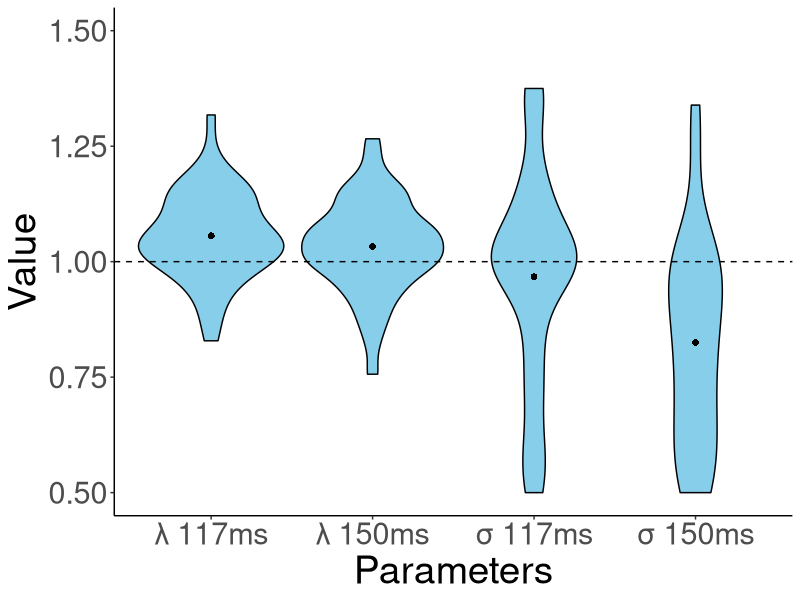
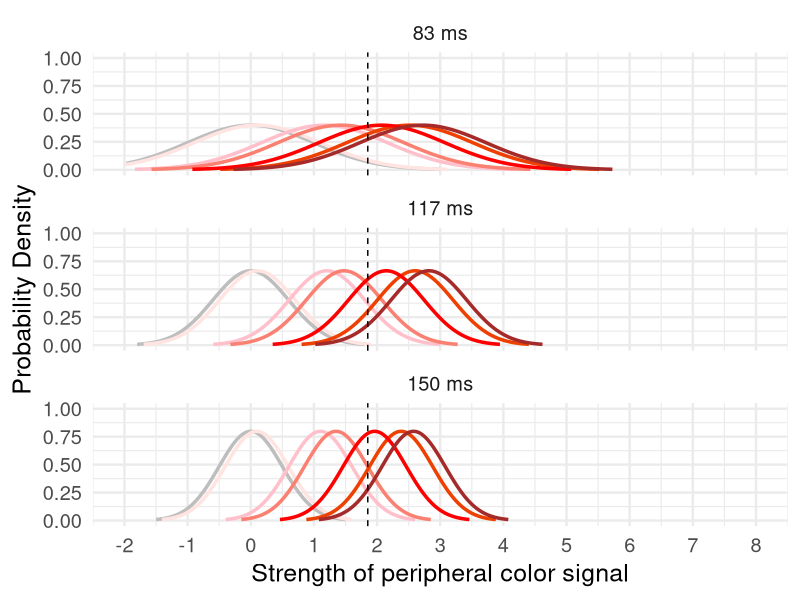
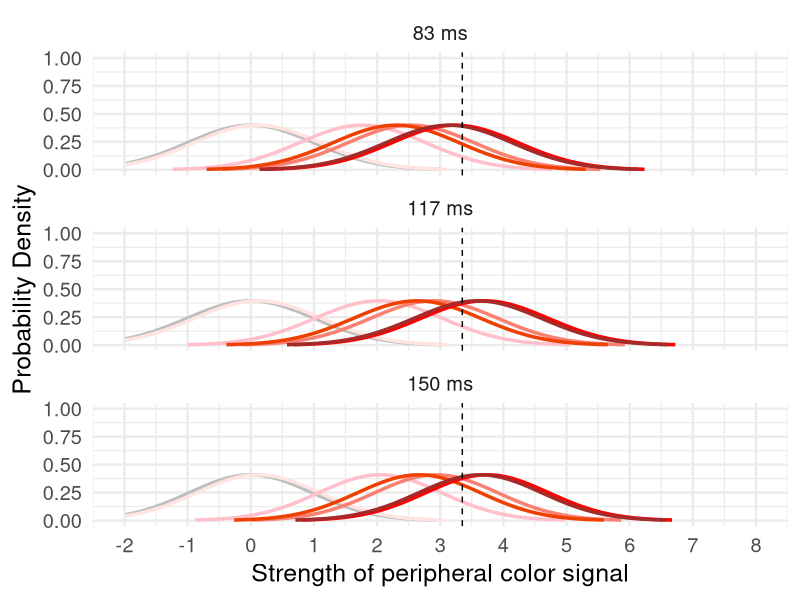
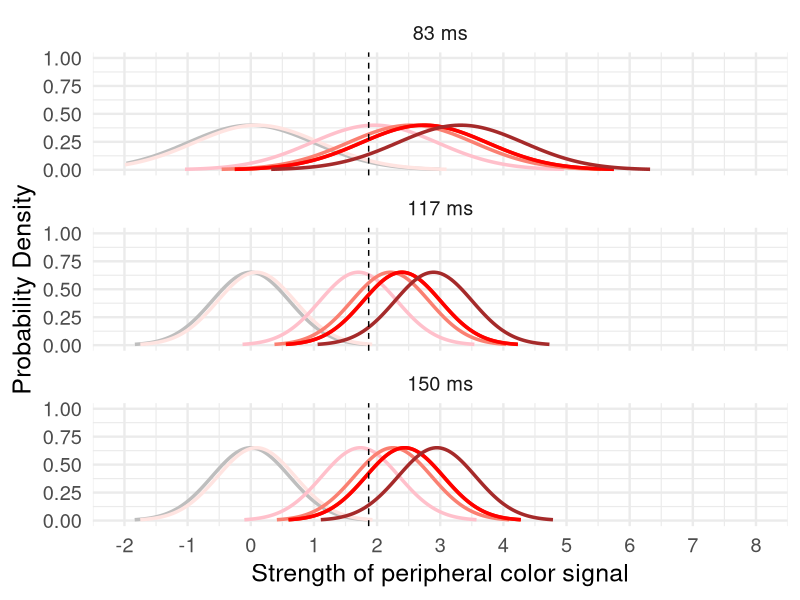
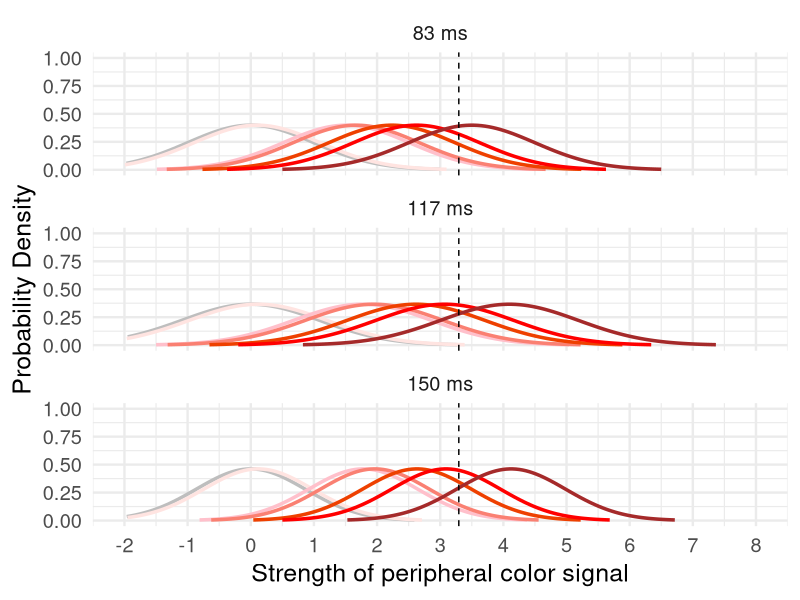
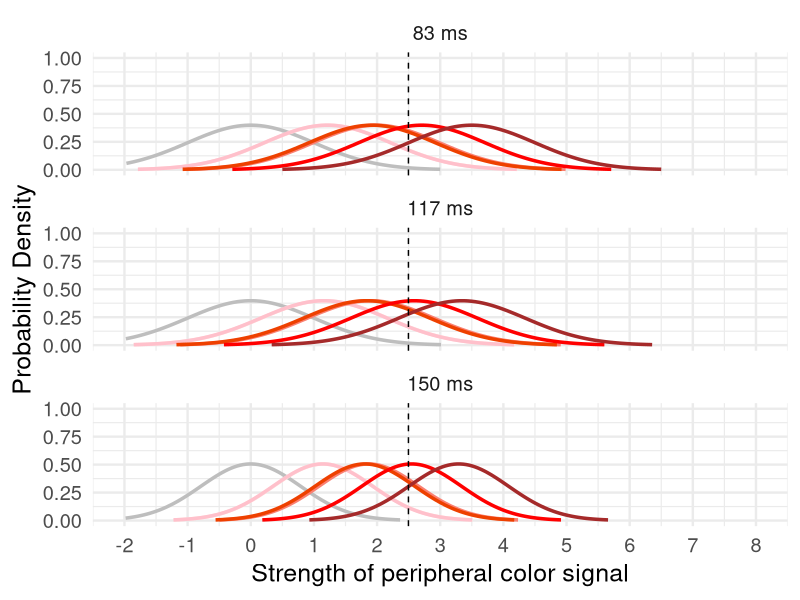
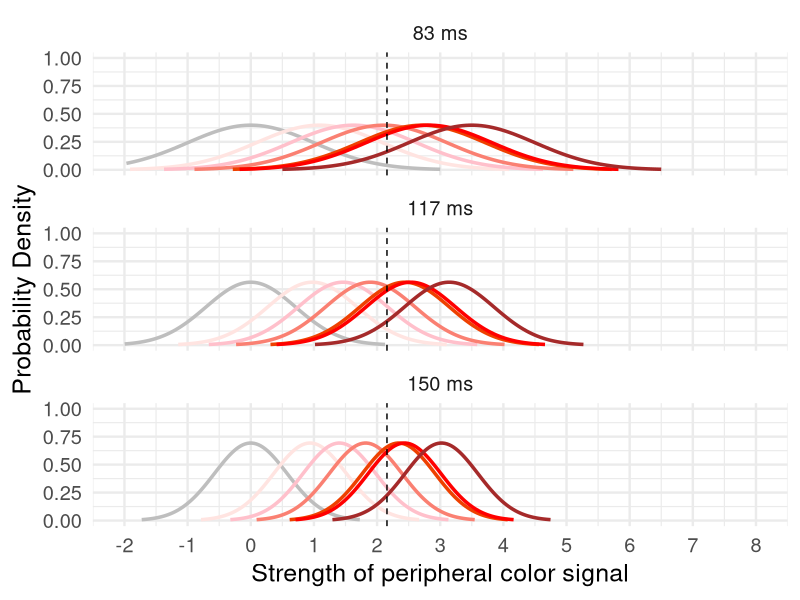
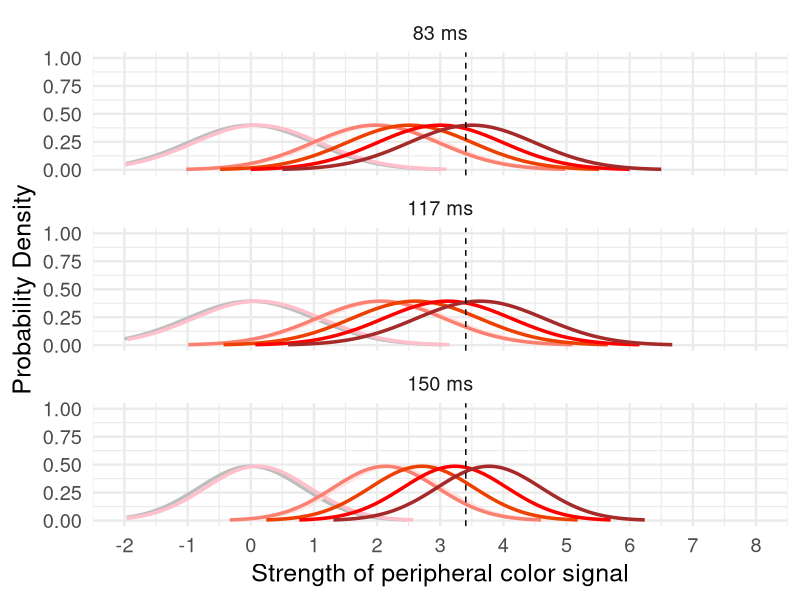

Generate these figures, in order, with R: (Note: a time limit stopped this script after it produced the figures.)
library(tidyverse)

dat <- read.table("subdata.csv", header=T,sep=",") 

result = dat %>%             
  filter(TorF1 == 0 | TorF1 == 1) %>% # dual-task trials
  select(subnum, exposure, maskwidth, colorcond, TorF1, colorres, TorF2, gray_gray, gray_mix, gray_color, mix_gray, mix_mix, mix_color, color_gray, color_mix, color_color) %>%    
  group_by(subnum, colorcond, exposure, maskwidth) %>%                
  summarize(gray_gray= sum(gray_gray), gray_mix= sum(gray_mix), gray_color= sum(gray_color), mix_gray= sum(mix_gray), mix_mix= sum(mix_mix), mix_color= sum(mix_color), color_gray= sum(color_gray), color_mix= sum(color_mix), color_color= sum(color_color)) #%>%       

#基準となるパラメータ
sigma83ms <- 1
mu83ms_gray <- 0

### Function for model fitting
fit_uvsdt_mle <- function(data, add_constant = TRUE) {
  
  # add_constant = TRUE adds a small value to the response frequency vectors.
  # correction against extreme estimates 
  if (add_constant) {
    data <- data+0.5
  }
  
  # initial guess for parameter values d-primeベースで出す
  mu83ms_9deg  <- qnorm(data[4,2]/(data[4,1]+data[4,2]))-qnorm(data[1,2]/(data[1,1]+data[1,2]))
  mu83ms_13deg <- qnorm(data[5,2]/(data[5,1]+data[5,2]))-qnorm(data[1,2]/(data[1,1]+data[1,2]))
  mu83ms_17deg <- qnorm(data[6,2]/(data[6,1]+data[6,2]))-qnorm(data[1,2]/(data[1,1]+data[1,2]))
  mu83ms_21deg <- qnorm(data[7,2]/(data[7,1]+data[7,2]))-qnorm(data[1,2]/(data[1,1]+data[1,2]))
  mu83ms_25deg <- qnorm(data[8,2]/(data[8,1]+data[8,2]))-qnorm(data[1,2]/(data[1,1]+data[1,2]))
  mu83ms_color <- qnorm(data[19,2]/(data[19,1]+data[19,2]))-qnorm(data[1,2]/(data[1,1]+data[1,2]))
  mu117ms <- 1
  mu150ms <- 1
  sigma117ms <- 1
  sigma150ms <- 1
  cri <- 2
  
  guess <- c(mu83ms_9deg, mu83ms_13deg, mu83ms_17deg, mu83ms_21deg, mu83ms_25deg, mu83ms_color, mu117ms, mu150ms, sigma117ms, sigma150ms, cri)
  
  # model fit
  fit <- suppressWarnings(optim(uvsdt_logL, 
                                par = guess, 
                                lower =      c(0.1, 0.1, 0.1, 0.1, 0.1, 1.0, 0.5, 0.5, 0.5, 0.5, 0.5),
                                upper =      c(3.5, 3.5, 3.5, 3.5, 3.5, 3.5, 2.0, 2.0, 2.0, 2.0, 5.0), 
                                gr = NULL, method = "BFGS", 
                                control = list("maxit" = 10000, 
                                               "parscale" = c(1,   1,    1,   1,    1,   1,  0.001,  0.001,  0.001,  0.001,  1))))
  
  # outputs
  mu83ms_9deg  <- fit$par[1]
  mu83ms_13deg <- fit$par[2] 
  mu83ms_17deg <- fit$par[3] 
  mu83ms_21deg <- fit$par[4] 
  mu83ms_25deg <- fit$par[5] 
  mu83ms_color <- fit$par[6] 
  mu117ms<-  fit$par[7] 
  mu150ms <- fit$par[8] 
  sigma117ms <- fit$par[9] 
  sigma150ms <- fit$par[10]
  cri <- fit$par[11] 
  
  logL <- -fit$value
  
  AIC <- -2 * logL + 2 * 11
  
  predicted_data <- matrix(c(rep(1,21)), nrow=21, ncol=2)
  ##############################################################################
  # model predictions
  predicted_data <- matrix(NA, nrow=21, ncol=2)
  #gray
  mean_one_mat <- c(mu83ms_gray, mu83ms_gray*mu117ms, mu83ms_gray*mu150ms)
  sigmamat <- c(sigma83ms,sigma117ms,sigma150ms)
  for (cond in 1:3) {
    pred_gray_others_rate <- pnorm(cri, mean= mean_one_mat[cond], sd=sigmamat[cond])
    pred_gray_color_rate <- 1-pred_gray_others_rate
    
    #反応数
    pred_nr_gray_color <- sum(data[cond,1]+data[cond,2]) * pred_gray_color_rate
    pred_nr_gray_others <- sum(data[cond,1]+data[cond,2]) * pred_gray_others_rate
    predicted_data[cond,1] <- pred_gray_others_rate
    predicted_data[cond,2] <- pred_gray_color_rate
  }
  
  #chimera
  mean_one_mat <- c(mu83ms_9deg,mu83ms_13deg,mu83ms_17deg,mu83ms_21deg,mu83ms_25deg, mu83ms_9deg*mu117ms,mu83ms_13deg*mu117ms,mu83ms_17deg*mu117ms,mu83ms_21deg*mu117ms,mu83ms_25deg*mu117ms, mu83ms_9deg*mu150ms,mu83ms_13deg*mu150ms,mu83ms_17deg*mu150ms,mu83ms_21deg*mu150ms,mu83ms_25deg*mu150ms)
  sigmamat <- c(rep(sigma83ms,5),rep(sigma117ms,5),rep(sigma150ms,5))
  for (cond in 4:18) {
    pred_chimera_others_rate <- pnorm(cri, mean=mean_one_mat[cond-3], sd=sigmamat[cond-3])
    pred_chimera_color_rate <-1-pred_chimera_others_rate
    #反応数
    pred_nr_chimera_color <- sum(data[cond,1]+data[cond,2]) *pred_chimera_color_rate
    pred_nr_chimera_others <- sum(data[cond,1]+data[cond,2]) * pred_chimera_others_rate
    predicted_data[cond,1] <- pred_chimera_others_rate
    predicted_data[cond,2] <- pred_chimera_color_rate
  }
  
  #color
  mean_two_mat <- c(mu83ms_color,mu83ms_color*mu117ms,mu83ms_color*mu150ms)
  sigmamat <- c(sigma83ms,sigma117ms,sigma150ms)
  for (cond in 19:21) {
    pred_color_others_rate <- pnorm(cri, mean=mean_two_mat[cond-18], sd=sigmamat[cond-18])
    pred_color_color_rate <- 1-pred_color_others_rate
    #反応数
    pred_nr_color_color <- sum(data[cond,1]+data[cond,2]) * pred_color_color_rate
    pred_nr_color_others <- sum(data[cond,1]+data[cond,2]) * pred_color_others_rate
    predicted_data[cond,1] <- pred_color_others_rate
    predicted_data[cond,2] <- pred_color_color_rate
  }
  ##############################################################################
  
  
  est <- data.frame(mu83ms_9deg   = mu83ms_9deg, 
                    mu83ms_13deg  = mu83ms_13deg, 
                    mu83ms_17deg  = mu83ms_17deg, 
                    mu83ms_21deg  = mu83ms_21deg, 
                    mu83ms_25deg  = mu83ms_25deg, 
                    mu83ms_color = mu83ms_color,
                    mu117ms = mu117ms,
                    mu150ms = mu150ms,
                    sigma117ms = sigma117ms,
                    sigma150ms = sigma150ms,
                    cri = cri, 
                    logL = logL,
                    AIC = AIC)
  return(list(est,predicted_data))
}


### Likelihood function
uvsdt_logL <- function(x, inputs) {
  
  # target parameters
  mu83ms_9deg  <- x[1]
  mu83ms_13deg <- x[2] 
  mu83ms_17deg <- x[3] 
  mu83ms_21deg <- x[4] 
  mu83ms_25deg <- x[5] 
  mu83ms_color <- x[6] 
  mu117ms<-  x[7] 
  mu150ms <- x[8] 
  sigma117ms <- x[9] 
  sigma150ms <- x[10]
  cri <- x[11] 
  
  ##############################################################################
  # model predictions
  predicted_data <- matrix(NA, nrow=21, ncol=2)
  #gray
  mean_one_mat <- c(mu83ms_gray, mu83ms_gray*mu117ms, mu83ms_gray*mu150ms)
  sigmamat <- c(sigma83ms,sigma117ms,sigma150ms)
  for (cond in 1:3) {
    pred_gray_others_rate <- pnorm(cri, mean= mean_one_mat[cond], sd=sigmamat[cond])
    pred_gray_color_rate <- 1-pred_gray_others_rate
    
    #反応数
    pred_nr_gray_color <- sum(data[cond,1]+data[cond,2]) * pred_gray_color_rate
    pred_nr_gray_others <- sum(data[cond,1]+data[cond,2]) * pred_gray_others_rate
    predicted_data[cond,1] <- pred_gray_others_rate
    predicted_data[cond,2] <- pred_gray_color_rate
  }
  
  #chimera
  mean_one_mat <- c(mu83ms_9deg,mu83ms_13deg,mu83ms_17deg,mu83ms_21deg,mu83ms_25deg, mu83ms_9deg*mu117ms,mu83ms_13deg*mu117ms,mu83ms_17deg*mu117ms,mu83ms_21deg*mu117ms,mu83ms_25deg*mu117ms, mu83ms_9deg*mu150ms,mu83ms_13deg*mu150ms,mu83ms_17deg*mu150ms,mu83ms_21deg*mu150ms,mu83ms_25deg*mu150ms)
  sigmamat <- c(rep(sigma83ms,5),rep(sigma117ms,5),rep(sigma150ms,5))
  for (cond in 4:18) {
    pred_chimera_others_rate <- pnorm(cri, mean=mean_one_mat[cond-3], sd=sigmamat[cond-3])
    pred_chimera_color_rate <-1-pred_chimera_others_rate
    #反応数
    pred_nr_chimera_color <- sum(data[cond,1]+data[cond,2]) *pred_chimera_color_rate
    pred_nr_chimera_others <- sum(data[cond,1]+data[cond,2]) * pred_chimera_others_rate
    predicted_data[cond,1] <- pred_chimera_others_rate
    predicted_data[cond,2] <- pred_chimera_color_rate
  }
  
  #color
  mean_two_mat <- c(mu83ms_color,mu83ms_color*mu117ms,mu83ms_color*mu150ms)
  sigmamat <- c(sigma83ms,sigma117ms,sigma150ms)
  for (cond in 19:21) {
    pred_color_others_rate <- pnorm(cri, mean=mean_two_mat[cond-18], sd=sigmamat[cond-18])
    pred_color_color_rate <- 1-pred_color_others_rate
    #反応数
    pred_nr_color_color <- sum(data[cond,1]+data[cond,2]) * pred_color_color_rate
    pred_nr_color_others <- sum(data[cond,1]+data[cond,2]) * pred_color_others_rate
    predicted_data[cond,1] <- pred_color_others_rate
    predicted_data[cond,2] <- pred_color_color_rate
  }
  ##############################################################################
  
  # log likelihood
  logL <- sum(data * log(predicted_data))
  if (is.nan(logL)) {
    logL <- -Inf
  }
  
  logL <- -logL
  return(logL)
  #if (1 < par[3] & par[3] < par[4] & par[4] < par[5] & par[5] < par[6] & par[7] < par[8] & par[8] < par[9] & par[9]< par[10] & par[10]< par[11] & par[12] < par[13] & par[13] < par[14] & par[14] < par[15] & par[15] < par[16]) {
  #logL <- -logL　#対数尤度を対数損失にする
  #return(logL)
  #} 
  #else {
  # return(999999)
  #}
  
}


estimates <- c()
predicted_array <- array(NA, dim = c(21, 2, 44))
data_rate_array <- array(NA, dim = c(21, 2, 44))

data_rate_add <- array(NA, dim = c(21, 2, 44))
dprime_mat <- matrix(c(rep(NA,18*44)), nrow=18, ncol=44)
C_mat <- matrix(c(rep(NA,18*44)), nrow=18, ncol=44)

for (i in 4:47) {
  
  sub <- i
  
  #データ成型
  subdata <- result[((sub-4)*21+1):((sub-4)*21+21), ]
  data <- matrix(NA, nrow=21, ncol=2)
  #gray
  data[1:3,1]<-unlist(subdata[1:3,5]+subdata[1:3,6])#_others
  data[1:3,2]<-unlist(subdata[1:3,7])#_color
  #chimera
  data[4:18,1]<-unlist(subdata[4:18,8]+subdata[4:18,9])#_others
  data[4:18,2]<-unlist(subdata[4:18,10])#_color
  #color
  data[19:21,1]<-unlist(subdata[19:21,11]+subdata[19:21,12])#_others
  data[19:21,2]<-unlist(subdata[19:21,13])#_color
  
  data_rate_array[,1,(sub-3)]<-data[,1]/(data[,1]+data[,2])
  data_rate_array[,2,(sub-3)]<-data[,2]/(data[,1]+data[,2])
  
  data_rate_add[,1,(sub-3)]<-(data[,1]+0.5)/((data[,1]+0.5)+(data[,2]+0.5))
  data_rate_add[,2,(sub-3)]<-(data[,2]+0.5)/((data[,1]+0.5)+(data[,2]+0.5))
  
  # #########グレーをS1分布としたd'やCの算出############################################################
  # 
  # dprime_co_83 <-  qnorm(data_rate_add[19,2,(sub-3)])-qnorm(data_rate_add[1,2,(sub-3)]) #z(color_color)-z(gray_color)
  # dprime_co_117 <- qnorm(data_rate_add[20,2,(sub-3)])-qnorm(data_rate_add[2,2,(sub-3)])
  # dprime_co_150 <- qnorm(data_rate_add[21,2,(sub-3)])-qnorm(data_rate_add[3,2,(sub-3)])
  # 
  # dprime_9d_83<-  qnorm(data_rate_add[4,2,(sub-3)])-qnorm(data_rate_add[1,2,(sub-3)])#z(chimera_color)-z(gray_color)
  # dprime_13d_83<- qnorm(data_rate_add[5,2,(sub-3)])-qnorm(data_rate_add[1,2,(sub-3)])
  # dprime_17d_83<- qnorm(data_rate_add[6,2,(sub-3)])-qnorm(data_rate_add[1,2,(sub-3)])
  # dprime_21d_83<- qnorm(data_rate_add[7,2,(sub-3)])-qnorm(data_rate_add[1,2,(sub-3)])
  # dprime_25d_83<- qnorm(data_rate_add[8,2,(sub-3)])-qnorm(data_rate_add[1,2,(sub-3)])
  # 
  # dprime_9d_117<-  qnorm(data_rate_add[9,2,(sub-3)])-qnorm(data_rate_add[2,2,(sub-3)])
  # dprime_13d_117<- qnorm(data_rate_add[10,2,(sub-3)])-qnorm(data_rate_add[2,2,(sub-3)])
  # dprime_17d_117<- qnorm(data_rate_add[11,2,(sub-3)])-qnorm(data_rate_add[2,2,(sub-3)])
  # dprime_21d_117<- qnorm(data_rate_add[12,2,(sub-3)])-qnorm(data_rate_add[2,2,(sub-3)])
  # dprime_25d_117<- qnorm(data_rate_add[13,2,(sub-3)])-qnorm(data_rate_add[2,2,(sub-3)])
  # 
  # dprime_9d_150<-  qnorm(data_rate_add[14,2,(sub-3)])-qnorm(data_rate_add[3,2,(sub-3)])
  # dprime_13d_150<- qnorm(data_rate_add[15,2,(sub-3)])-qnorm(data_rate_add[3,2,(sub-3)])
  # dprime_17d_150<- qnorm(data_rate_add[16,2,(sub-3)])-qnorm(data_rate_add[3,2,(sub-3)])
  # dprime_21d_150<- qnorm(data_rate_add[17,2,(sub-3)])-qnorm(data_rate_add[3,2,(sub-3)])
  # dprime_25d_150<- qnorm(data_rate_add[18,2,(sub-3)])-qnorm(data_rate_add[3,2,(sub-3)])
  # 
  # C_co_83 <- -0.5 * (qnorm(data_rate_add[19,2,(sub-3)])+qnorm(data_rate_add[1,2,(sub-3)]))
  # C_co_117 <- -0.5 * (qnorm(data_rate_add[20,2,(sub-3)])+qnorm(data_rate_add[2,2,(sub-3)]))
  # C_co_150 <- -0.5 * (qnorm(data_rate_add[21,2,(sub-3)])+qnorm(data_rate_add[3,2,(sub-3)]))
  # 
  # C_9d_83<- -0.5 * (qnorm(data_rate_add[4,2,(sub-3)])+qnorm(data_rate_add[1,2,(sub-3)]))
  # C_13d_83<- -0.5 * (qnorm(data_rate_add[5,2,(sub-3)])+qnorm(data_rate_add[1,2,(sub-3)]))
  # C_17d_83<- -0.5 * (qnorm(data_rate_add[6,2,(sub-3)])+qnorm(data_rate_add[1,2,(sub-3)]))
  # C_21d_83<- -0.5 * (qnorm(data_rate_add[7,2,(sub-3)])+qnorm(data_rate_add[1,2,(sub-3)]))
  # C_25d_83<- -0.5 * (qnorm(data_rate_add[8,2,(sub-3)])+qnorm(data_rate_add[1,2,(sub-3)]))
  # 
  # C_9d_117<- -0.5 * (qnorm(data_rate_add[9,2,(sub-3)])+qnorm(data_rate_add[2,2,(sub-3)]))
  # C_13d_117<- -0.5 * (qnorm(data_rate_add[10,2,(sub-3)])+qnorm(data_rate_add[2,2,(sub-3)]))
  # C_17d_117<- -0.5 * (qnorm(data_rate_add[11,2,(sub-3)])+qnorm(data_rate_add[2,2,(sub-3)]))
  # C_21d_117<- -0.5 * (qnorm(data_rate_add[12,2,(sub-3)])+qnorm(data_rate_add[2,2,(sub-3)]))
  # C_25d_117<- -0.5 * (qnorm(data_rate_add[13,2,(sub-3)])+qnorm(data_rate_add[2,2,(sub-3)]))
  # 
  # C_9d_150<- -0.5 * (qnorm(data_rate_add[14,2,(sub-3)])+qnorm(data_rate_add[3,2,(sub-3)]))
  # C_13d_150<- -0.5 * (qnorm(data_rate_add[15,2,(sub-3)])+qnorm(data_rate_add[3,2,(sub-3)]))
  # C_17d_150<- -0.5 * (qnorm(data_rate_add[16,2,(sub-3)])+qnorm(data_rate_add[3,2,(sub-3)]))
  # C_21d_150<- -0.5 * (qnorm(data_rate_add[17,2,(sub-3)])+qnorm(data_rate_add[3,2,(sub-3)]))
  # C_25d_150<- -0.5 * (qnorm(data_rate_add[18,2,(sub-3)])+qnorm(data_rate_add[3,2,(sub-3)]))
  # 
  # dprime <- c(dprime_co_83,dprime_co_117,dprime_co_150,dprime_9d_83,dprime_13d_83,dprime_17d_83,dprime_21d_83,dprime_25d_83,dprime_9d_117,dprime_13d_117,dprime_17d_117,dprime_21d_117,dprime_25d_117,dprime_9d_150,dprime_13d_150,dprime_17d_150,dprime_21d_150,dprime_25d_150)
  # C <- c(C_co_83,C_co_117,C_co_150,C_9d_83,C_13d_83,C_17d_83,C_21d_83,C_25d_83,C_9d_117,C_13d_117,C_17d_117,C_21d_117,C_25d_117,C_9d_150,C_13d_150,C_17d_150,C_21d_150,C_25d_150)
  # 
  # dprime_mat[,(sub-3)] <- dprime
  # C_mat[,(sub-3)] <- C
  # ################################################################################
  # 
  
  
  ### Fitting
  
  fit <- fit_uvsdt_mle(data, add_constant = TRUE)
  df <- fit[[1]]
  df$sub <- i
  estimates <- rbind(estimates, df)
  a <- fit[[2]]
  predicted_array[,,(sub-3)] <- a
}

#predicted_array[,,1]
#data_rate_array[,,1]

mean_predicted <- apply(predicted_array, c(1, 2), mean)*100
mean_predicted2 <- c(mean_predicted[1,2],mean_predicted[4:8,2],mean_predicted[19,2],mean_predicted[2,2],mean_predicted[9:13,2],mean_predicted[20,2],mean_predicted[3,2],mean_predicted[14:18,2],mean_predicted[21,2])
se_predicted <-(apply(predicted_array, c(1, 2), sd)*100)/ sqrt(44)
se_predicted2 <- c(se_predicted[1,2],se_predicted[4:8,2],se_predicted[19,2],se_predicted[2,2],se_predicted[9:13,2],se_predicted[20,2],se_predicted[3,2],se_predicted[14:18,2],se_predicted[21,2])

mean_data <-  apply(data_rate_array, c(1, 2), mean)*100
mean_data2 <- c(mean_data[1,2],mean_data[4:8,2],mean_data[19,2],mean_data[2,2],mean_data[9:13,2],mean_data[20,2],mean_data[3,2],mean_data[14:18,2],mean_data[21,2])
se_data <-  (apply(data_rate_array, c(1, 2), sd)*100)/ sqrt(44)
se_data2 <- c(se_data[1,2],se_data[4:8,2],se_data[19,2],se_data[2,2],se_data[9:13,2],se_data[20,2],se_data[3,2],se_data[14:18,2],se_data[21,2])


################################################################################mean+variance,mean,variance,nullの検定
for (i in 1:4){
  now <- log(estimates[,i+6])
  #now <- estimates[,i+6]
  t_test_below1 <- t.test(now, mu = 0, alternative = "less")
  t_test_above1 <- t.test(now, mu = 0, alternative = "greater")
  print(t_test_below1)
  print(t_test_above1)
}

library(ggplot2)
data_parameter_plot <- data.frame(
  Parameters = rep(c("λ 117ms", "λ 150ms", "σ 117ms", "σ 150ms"), each = 44),
  Value = c(estimates[,7], estimates[,8], estimates[,9], estimates[,10])
)
#data_parameter_plot$Value <- log(data_parameter_plot$Value)

# グラフの作成
ggplot(data_parameter_plot, aes(x = Parameters, y = Value)) +
  geom_violin(fill = "skyblue", color = "black") +  # ヴァイオリンプロットの描画
  geom_hline(yintercept = 1, linetype = "dashed", color = "black") +  # y = 1 の位置に横線を追加
  labs(x = "Parameters",
       y = "Value") + #Log-scaled 
  coord_cartesian(ylim = c(0.5, 1.5)) +  
  stat_summary(fun = mean, geom = "point", 
               shape =16, size = 2, color = "black")+
  theme_classic() +  # テーマの設定
  theme(
    plot.title = element_text(size = 20 * 2),    # タイトルのサイズを5倍に
    axis.title.x = element_text(size = 14 * 2),  # x軸ラベルのサイズを5倍に
    axis.title.y = element_text(size = 14 * 2),  # y軸ラベルのサイズを5倍に
    axis.text.x = element_text(size = 11 * 2),   # x軸目盛りのサイズを5倍に
    axis.text.y = element_text(size = 11 * 2)    # y軸目盛りのサイズを5倍に
  )



################################################################################ 参加者ごとのSDTプロットの作成
for (r in 4:47) {
  pickup_sub <- r-3
  
  plot_sdt_distributions <- function(means, sds, attention_levels, image_types, colors) {
    data_SDT_plot <- data.frame()
    
    for (i in 1:length(attention_levels)) {
      for (j in 1:length(image_types)) {
        x <- seq(means[i,j] - 3 * sds[i,j], means[i,j] + 3 * sds[i,j], length.out = 100)
        y <- dnorm(x, mean = means[i,j], sd = sds[i,j])
        
        
        # データフレームに追加
        data_SDT_plot <- rbind(data_SDT_plot, data.frame(
          x = x,
          y = y,
          Attention = attention_levels[i],
          ImageType = image_types[j],
          color = colors[j]
        ))
      }
    }
    
    p <- ggplot(data_SDT_plot, aes(x = x, y = y, color = ImageType)) +
      geom_line(size = 1.2) +
      scale_color_manual(values = colors) +
      labs(x = "Strength of peripheral color signal",
           y = "Probability Density") +
      scale_x_continuous(breaks=seq(-2,8),limits=c(-2,8))+
      scale_y_continuous(breaks=seq(0,1,length=5),limits=c(0,1))+
      geom_vline(xintercept = estimates[pickup_sub,11], linetype = "dashed", color = "black") + 
      facet_wrap(~ Attention, nrow = 3, scales = "free_y") +  # 各注意条件で分布を重ねる
      theme_minimal(base_size = 18) +
      theme(legend.position = "none")#"top"
    
    #print(p)
    i_string <- as.character(r)
    plotname <- paste0("plot_subjects/signal_distribution/", i_string, ".png") 
    ggsave(plotname, plot = p, width = 8, height = 6, dpi = 300)
  }
  
  # 平均値と標準偏差
  means_83ms <- c(mu83ms_gray, estimates[pickup_sub,1], estimates[pickup_sub,2], estimates[pickup_sub,3], estimates[pickup_sub,4], estimates[pickup_sub,5], estimates[pickup_sub,6])  
  means_117ms <- means_83ms * estimates[pickup_sub,7]
  means_150ms <- means_83ms * estimates[pickup_sub,8]
  means <- rbind(means_83ms,means_117ms,means_150ms)
  sd_83ms <- c(rep(sigma83ms, 7))  
  sd_117ms <- c(rep(estimates[pickup_sub,9], 7))  
  sd_150ms <- c(rep(estimates[pickup_sub,10], 7))  
  sds <- rbind(sd_83ms,sd_117ms,sd_150ms)
  
  attention_levels <- factor(c("83 ms", "117 ms", "150 ms"), levels = c("83 ms", "117 ms", "150 ms"))
  image_types <- factor(c("gray", "9 deg", "13 deg", "17 deg", "21 deg", "25 deg", "color"), levels = c("gray", "9 deg", "13 deg", "17 deg", "21 deg", "25 deg", "color"))
  colors <- c("grey", "mistyrose", "pink", "salmon", "orangered2","red", "brown")
  
  # 関数を呼び出し
  plot_sdt_distributions(means, sds, attention_levels, image_types, colors)
  
}

################################################################################ 参加者平均SDTの図示

plot_sdt_distributions <- function(means, sds, attention_levels, image_types, colors) {
  data_SDT_plot <- data.frame()
  
  for (i in 1:length(attention_levels)) {
    for (j in 1:length(image_types)) {
      x <- seq(means[i,j] - 3 * sds[i,j], means[i,j] + 3 * sds[i,j], length.out = 100)
      y <- dnorm(x, mean = means[i,j], sd = sds[i,j]) #最大
      
      
      # データフレームに追加
      data_SDT_plot <- rbind(data_SDT_plot, data.frame(
        x = x,
        y = y,
        Attention = attention_levels[i],
        ImageType = image_types[j],
        color = colors[j]
      ))
    }
  }
  
  p <- ggplot(data_SDT_plot, aes(x = x, y = y, color = ImageType)) +
    geom_line(size = 1.2) +
    scale_color_manual(values = colors) +
    labs(x = "Strength of peripheral color signal",
         y = "Probability Density") +
    scale_y_continuous(breaks=seq(0,0.6,length=6),limits=c(0,0.6))+
    geom_vline(xintercept = mean(estimates[,11]), linetype = "dashed", color = "black") + 
    facet_wrap(~ Attention, nrow = 3, scales = "free_y") +  # 各注意条件で分布を重ねる
    theme_minimal(base_size = 18) +
    theme(legend.position = "none")#"top"
  
  print(p)
}

# 平均値と標準偏差
means_83ms <- c(mu83ms_gray, mean(estimates[,1]), mean(estimates[,2]), mean(estimates[,3]), mean(estimates[,4]), mean(estimates[,5]),mean(estimates[,6]))  
means_117ms <- means_83ms * mean(estimates[,7])
means_150ms <- means_83ms * mean(estimates[,8])
means <- rbind(means_83ms,means_117ms,means_150ms)
sd_83ms <- c(rep(sigma83ms, 7))  
sd_117ms <- c(rep(mean(estimates[,9]), 7))  
sd_150ms <- c(rep(mean(estimates[,10]), 7))  
sds <- rbind(sd_83ms,sd_117ms,sd_150ms)

attention_levels <- factor(c("83 ms", "117 ms", "150 ms"), levels = c("83 ms", "117 ms", "150 ms"))
image_types <- factor(c("gray", "9 deg", "13 deg", "17 deg", "21 deg", "25 deg", "color"), levels = c("gray", "9 deg", "13 deg", "17 deg", "21 deg", "25 deg", "color"))
colors <- c("grey", "mistyrose", "pink", "salmon", "orangered2","red", "brown")

# 関数を呼び出し
plot_sdt_distributions(means, sds, attention_levels, image_types, colors)



#########積み上げグラフでの比較#################################################

data_bar <- data.frame(
  ImageType = factor(rep(c("gray","9 deg", "13 deg", "17 deg", "21 deg", "25 deg", "color"), 3), 
                     levels = c("gray", "9 deg", "13 deg", "17 deg", "21 deg", "25 deg", "color")),
  Proportion =  as.vector(t(mean_data2)),
  SE =  as.vector(t(se_data2)),
  Condition = factor(c(rep("83 ms", 7),rep("117 ms", 7),rep("150 ms", 7)), 
                     levels = c("83 ms", "117 ms", "150 ms"))
)

predicted_data_bar <- data.frame(
  ImageType = factor(rep(c("gray","9 deg", "13 deg", "17 deg", "21 deg", "25 deg", "color"), 3),
                     levels = c("gray", "9 deg", "13 deg", "17 deg", "21 deg", "25 deg", "color")),
  Predicted = as.vector(t(mean_predicted2)),  # 仮の予測値
  SE =  as.vector(t(se_predicted2)),
  Condition = factor(c(rep("83 ms", 7),rep("117 ms", 7),rep("150 ms", 7)), 
                     levels = c("83 ms", "117 ms", "150 ms"))
)

# グラフの作成
ggplot(data_bar, aes(x = ImageType, y = Proportion)) +
  geom_bar(stat = "identity", position = "stack") +
  labs(x = NULL, y = "Color Response proportion (%)") +
  theme_minimal() +
  facet_grid(. ~ Condition) +  
  geom_point(data = predicted_data_bar, aes(x = ImageType, y = Predicted), 
             color = "red", size = 3) +  # モデルの予測値を示す点を追加 
  geom_errorbar(data = data_bar, aes(ymin = Proportion - SE, ymax = Proportion + SE), 
                width = 0.2) + #, position = position_dodge(0.9)
  theme_classic()+
  theme(legend.position = "right")+  # テーマの設定
  theme(
    plot.title = element_text(size = 20 * 2),    # タイトルのサイズを5倍に
    axis.title.x = element_text(size = 14 * 2),  # x軸ラベルのサイズを5倍に
    axis.title.y = element_text(size = 14 * 2),  # y軸ラベルのサイズを5倍に
    axis.text.x = element_text(size = 8 * 2),   # x軸目盛りのサイズを5倍に
    axis.text.y = element_text(size = 11 * 2),    # y軸目盛りのサイズを5倍に
    legend.position = "right",
    strip.text = element_text(size = 18),  # 83ms、117ms、150msの文字サイズを大きくする
    legend.text = element_text(size = 18),  # 凡例の文字サイズを大きくする
    legend.title = element_text(size = 18)  # 凡例タイトルの文字サイズを大きくする
  )+
  scale_y_continuous(
    breaks = seq(0, 100, by = 20),    
    limits = c(0, 100)                  
  ) 


#############################################################################ANOVA
# 83-g,83-9,83-13,83-17,83-21,83-25,83-c, 117-g,117-9,117-13,117-17,117-21,117-25,117-c, 150-g,150-9,150-13,150-17,150-21,150-25,150-c
# 要因A　時間　要因B 画像種類
a <- (data_rate_array[,2,])
data_ANOVA <- t(rbind(a[1,],a[4:8,],a[19,],a[2,],a[9:13,],a[20,],a[3,],a[14:18,],a[21,]))
write.csv(data_ANOVA,"data_ANOVA.csv",row.names = FALSE)


# ################################################################################
# 
# data_dprimeC <- data.frame(
#   presentationtime = c("83ms","117ms", "150ms", rep("83ms",5),rep("117ms",5),rep("150ms",5)),
#   imagetype =  c(rep("color",3),"9deg","13deg","17deg","21deg","25deg","9deg","13deg","17deg","21deg","25deg","9deg","13deg","17deg","21deg","25deg"),
#   dprime = rowMeans(dprime_mat),
#   C = rowMeans(C_mat)
# )
# 
# data_dprimeC$presentationtime <- factor(data_dprimeC$presentationtime, levels = c("83ms", "117ms", "150ms"))
# data_dprimeC$imagetype <- factor(data_dprimeC$imagetype, levels = c("9deg", "13deg", "17deg", "21deg", "25deg", "color"))
# 
# # プロット作成
# g <- ggplot(data_dprimeC, aes(x = dprime, y = C, group = imagetype, fill = presentationtime)) +
#   geom_point(aes(shape = imagetype, colour = presentationtime), size = 10) +
#   labs(x = "dprime", y = "C") +
#   theme_classic() +
#   theme(
#     axis.title.x = element_text(size = 14 * 2),  # x軸ラベルのサイズを変更
#     axis.title.y = element_text(size = 14 * 2),  # y軸ラベルのサイズを変更
#     axis.text.x = element_text(size = 20),       # x軸目盛りのサイズ
#     axis.text.y = element_text(size = 20),       # y軸目盛りのサイズ
#     legend.position = "right",                   # 凡例の位置
#     strip.text = element_text(size = 18),        # ファセットラベルのサイズ
#     legend.text = element_text(size = 18),       # 凡例テキストのサイズ
#     legend.title = element_text(size = 18)       # 凡例タイトルのサイズ
#   ) +
#   scale_x_continuous(
#     breaks = seq(0, 3, by = 0.5),   # x軸の目盛りを0から3まで0.5刻み
#     limits = c(0, 3)                # x軸の範囲を0から3に固定
#   ) +
#   scale_y_continuous(
#     breaks = seq(0.25, 1.75, by = 0.25),    # y軸の目盛りを0.25から1.75まで0.25刻み
#     limits = c(0.25, 1.75)                  # y軸の範囲を0.25から1.75に固定
#   ) +
#   scale_shape_manual(values = c(1, 2, 3, 4, 5, 6)) +  # imagetypeに対応する形状を手動で指定
#   scale_colour_manual(values = c("83ms" = "red", "117ms" = "blue", "150ms" = "darkgreen"))  # 色を手動で指定
# 
# # プロットを表示
# plot(g)

##########################################################################################参加者ごとのResponseRateプロット作成###

for (i in 4:47) {
  data_bar <- data.frame(
    ImageType = factor(rep(c("gray","9 deg", "13 deg", "17 deg", "21 deg", "25 deg", "color"), 3), 
                       levels = c("gray", "9 deg", "13 deg", "17 deg", "21 deg", "25 deg", "color")),
    Proportion =  as.vector(mean_data2[i-3]),
    SE =  as.vector(se_data2[i-3]),
    Condition = factor(c(rep("83 ms", 7),rep("117 ms", 7),rep("150 ms", 7)), 
                       levels = c("83 ms", "117 ms", "150 ms"))
  )
  
  predicted_data_bar <- data.frame(
    ImageType = factor(rep(c("gray","9 deg", "13 deg", "17 deg", "21 deg", "25 deg", "color"), 3),
                       levels = c("gray", "9 deg", "13 deg", "17 deg", "21 deg", "25 deg", "color")),
    Predicted = as.vector(mean_predicted2[i-3]),  # 仮の予測値
    SE =  as.vector(se_predicted2[i-3]),
    Condition = factor(c(rep("83 ms", 7),rep("117 ms", 7),rep("150 ms", 7)), 
                       levels = c("83 ms", "117 ms", "150 ms"))
  )
  
  plot_base <- ggplot(data_bar, aes(x = ImageType, y = Proportion)) +
    geom_bar(stat = "identity", position = "stack") +
    labs(x = NULL, y = "Color Response proportion (%)") +
    theme_minimal() +
    facet_grid(. ~ Condition) +  
    geom_point(data = predicted_data_bar, aes(x = ImageType, y = Predicted), 
               color = "red", size = 3) +  # モデルの予測値を示す点を追加 
    geom_errorbar(data = data_bar, aes(ymin = Proportion - SE, ymax = Proportion + SE), 
                  width = 0.2) + #, position = position_dodge(0.9)
    theme_classic()+
    theme(legend.position = "right")+  # テーマの設定
    theme(
      plot.title = element_text(size = 20 * 2),    # タイトルのサイズを5倍に
      axis.title.x = element_text(size = 14 * 2),  # x軸ラベルのサイズを5倍に
      axis.title.y = element_text(size = 14 * 2),  # y軸ラベルのサイズを5倍に
      axis.text.x = element_text(size = 8 * 2),   # x軸目盛りのサイズを5倍に
      axis.text.y = element_text(size = 11 * 2),    # y軸目盛りのサイズを5倍に
      legend.position = "right",
      strip.text = element_text(size = 18),  # 83ms、117ms、150msの文字サイズを大きくする
      legend.text = element_text(size = 18),  # 凡例の文字サイズを大きくする
      legend.title = element_text(size = 18)  # 凡例タイトルの文字サイズを大きくする
    )+
    scale_y_continuous(
      breaks = seq(0, 100, by = 20),    
      limits = c(0, 100)                  
    ) 
  
  i_string <- as.character(i)
  plotname <- paste0("plot_subjects/response_rate/", i_string, ".png") 
  ggsave(plotname, plot = plot_base, width = 8, height = 6, dpi = 300)
  
}
